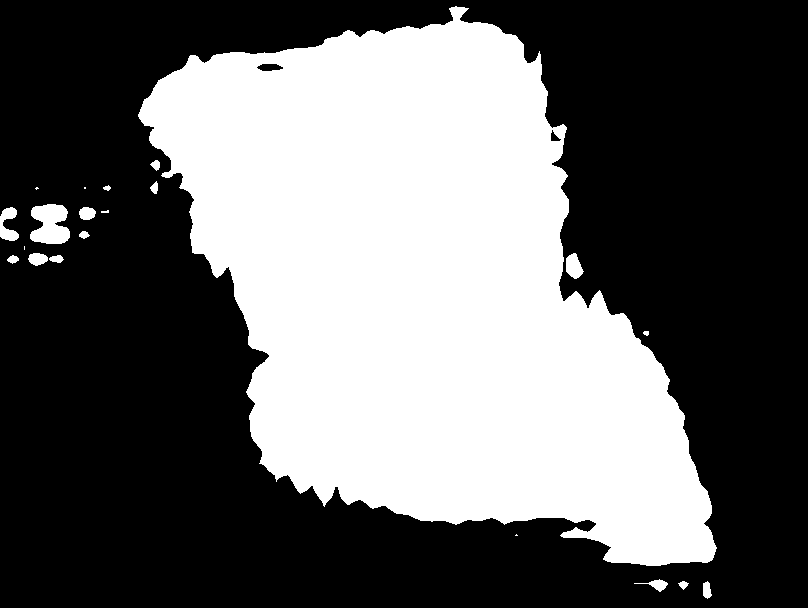
#> input picture reports/pspnet_imagenet/image_229.png, 808 x 608 px; its folder holds only this picture in this run
$ python pixel_counter.py
#> lines starting #> are read from the running program, lines starting #| are printed output that depends on the picture; after the words box and inside, x2 and y2 are one past the last pixel; in counts of white or black regions, pixels touching at a corner belong together
import numpy as np
from skimage import io
import argparse
import os

DATA_DIRECTORY = "./reports/pspnet_imagenet"
FIELD_NAMES = ["name", "size", "river", "background",
               'mask_roi_13', 'mask_roi_12', 'river_roi_13', 'river_roi_12']
# IMAGE_CROP = True


def get_arguments():
    parser = argparse.ArgumentParser(
        description="Count Number of Pixels Assigned to Each Class."
    )
    parser.add_argument("--data-dir", type=str, default=DATA_DIRECTORY,
                        help="Path to the directory containing the source of data.")
    parser.add_argument("--field-names", nargs='+', default=FIELD_NAMES,
                        help="List of the headers in .csv report.")
    # parser.add_argument("--image-crop", , default=IMAGE_CROP,
    #                     help="List of the headers in .csv report.")

    return parser.parse_args()


args = get_arguments()


def csv_writer(input_list, output_path, names_list=None):
    import csv
    if names_list is None:
        names_list = list()

    csv_path = os.path.join(output_path, "output_roi.csv")
    with open(csv_path, 'w', newline='') as csvfile:
        csv_writer = csv.DictWriter(csvfile, fieldnames=names_list)

        csv_writer.writeheader()
        for item in input_list:
            csv_writer.writerow(item)


def pixel_counter(masks_dir):
#> called with masks_dir = './reports/pspnet_imagenet'
    items_list = list()
    for root, dirs, files in os.walk(masks_dir, topdown=True):
        for image in files:
            if image.endswith(".png"):
                mask = io.imread(os.path.join(root, image))
#> mask: shape (608, 808); 39.6% white; 21 white regions (5 under 20 px), largest, box (x1, y1, x2, y2) and area: (138, 6, 717, 566) 191715, (30, 204, 70, 244) 1212, (0, 207, 19, 241) 382
                mask_roi_12 = mask[:, int(mask.shape[1] - mask.shape[1] / 2):]
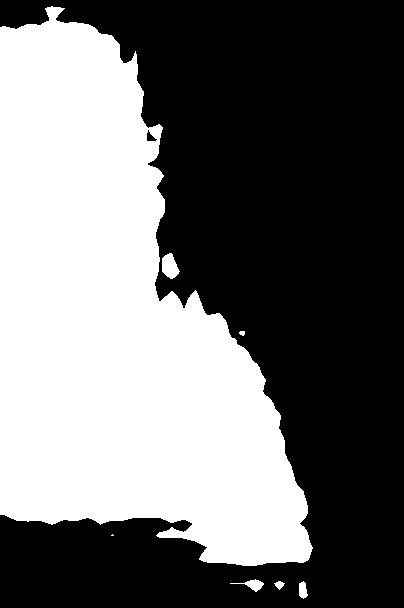
#> mask_roi_12: shape (608, 404); 43.3% white; 7 white regions (1 under 20 px), largest, box (x1, y1, x2, y2) and area: (0, 6, 313, 566) 105559, (162, 253, 180, 279) 317, (230, 579, 264, 592) 161, (299, 581, 308, 599) 118, (274, 581, 285, 590) 55, (239, 331, 245, 336) 24
                mask_roi_13 = mask[:, int(mask.shape[1] - mask.shape[1] / 3):]
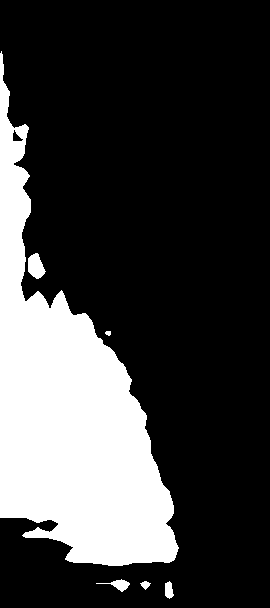
#> mask_roi_13: shape (608, 270); 24.6% white; 6 white regions, box (x1, y1, x2, y2) and area: (0, 51, 179, 566) 39637, (28, 253, 46, 279) 317, (96, 579, 130, 592) 161, (165, 581, 174, 599) 118, (140, 581, 151, 590) 55, (105, 331, 111, 336) 24
                items_list.append({
                    "name": image,
                    "size": mask.shape,
                    "river": np.sum(mask == 255),
                    "background": np.sum(mask == 0),
                    "mask_roi_12": mask_roi_12.shape,
                    "river_roi_12": np.sum(mask_roi_12 == 255),
                    "mask_roi_13": mask_roi_13.shape,
                    "river_roi_13": np.sum(mask_roi_13 == 255),
                })

    return items_list


def main(data_dir, names_list):
    csv_writer(pixel_counter(data_dir), data_dir, names_list)
#> the loop in csv_writer, `for item in input_list:` made 1 pass


if __name__ == "__main__":
    main(args.data_dir, args.field_names)

$ run again, on reports/pspnet_imagenet/image_70.png
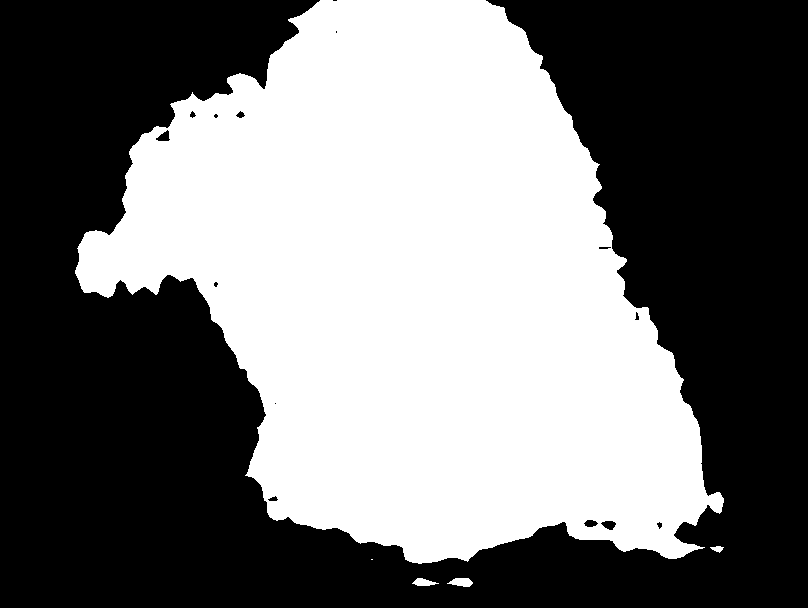
#> input picture reports/pspnet_imagenet/image_70.png, 808 x 608 px
#> mask: shape (608, 808); 46.1% white; 5 white regions (1 under 20 px), largest, box (x1, y1, x2, y2) and area: (75, 0, 724, 564) 226185, (447, 578, 473, 587) 163, (412, 578, 439, 586) 131, (710, 546, 724, 553) 56
#> in pixel_counter, `mask_roi_12 = mask[:, int(mask.shape[1] - mask.shape[1] / 2):]`:
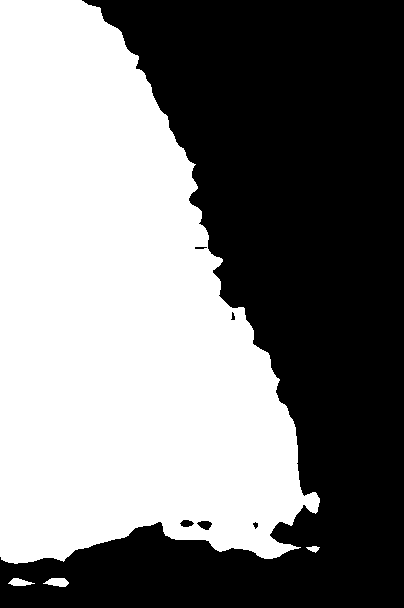
#> mask_roi_12: shape (608, 404); 49.5% white; 4 white regions, box (x1, y1, x2, y2) and area: (0, 0, 320, 564) 121341, (43, 578, 69, 587) 163, (8, 578, 35, 586) 131, (306, 546, 320, 553) 56
#> in pixel_counter, `mask_roi_13 = mask[:, int(mask.shape[1] - mask.shape[1] / 3):]`:
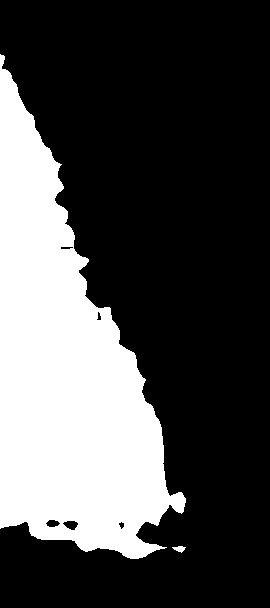
#> mask_roi_13: shape (608, 270); 29.6% white; 2 white regions, box (x1, y1, x2, y2) and area: (0, 54, 186, 559) 48511, (172, 546, 186, 553) 56
#> the loop in csv_writer, `for item in input_list:` made 1 pass
